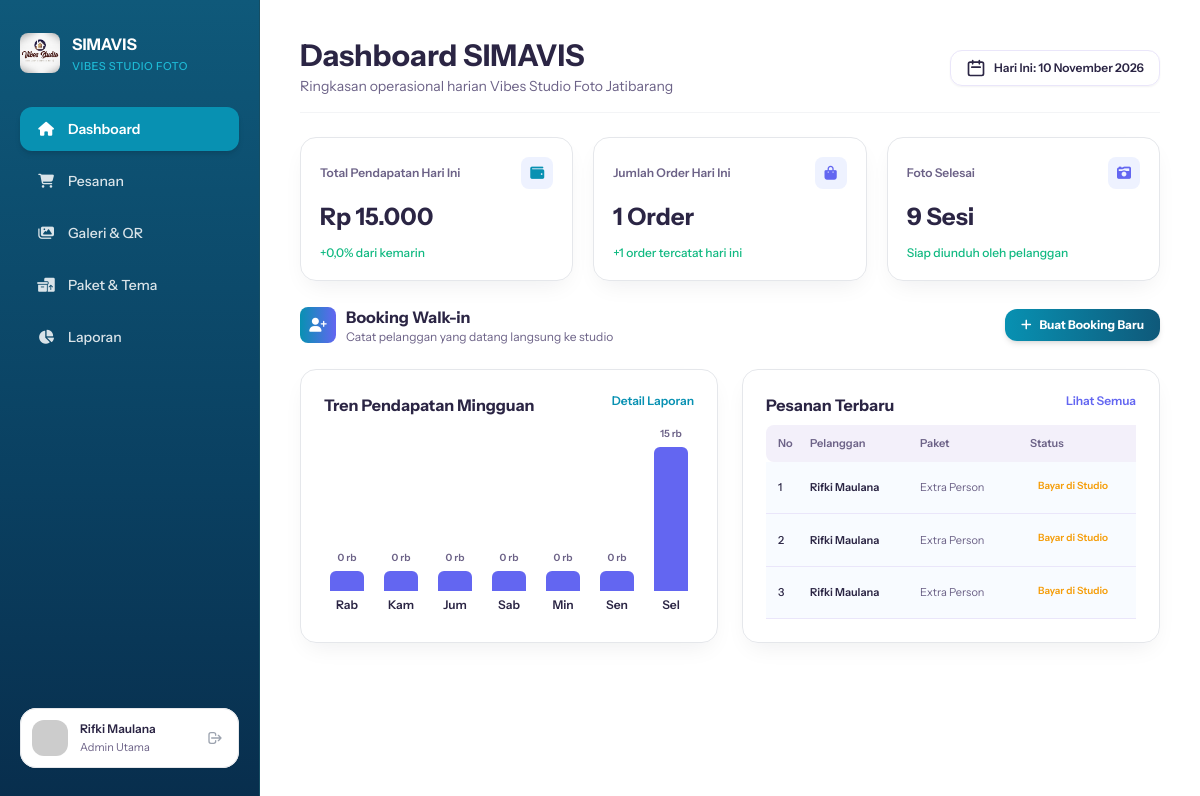
The app's page /staf/dashboard.php (signed in) with its own data.
### tables this page shows
CREATE TABLE `booking` (
  `id` int(11) NOT NULL,
  `id_pelanggan` int(11) DEFAULT 1,
  `nama_lengkap` varchar(100) NOT NULL,
  `no_whatsapp` varchar(20) NOT NULL,
  `email` varchar(100) DEFAULT NULL,
  `jumlah_peserta` varchar(20) NOT NULL,
  `nama_paket` varchar(100) NOT NULL,
  `harga_paket` int(11) NOT NULL,
  `biaya_tambahan` int(11) DEFAULT 0,
  `total_harga` int(11) NOT NULL,
  `tanggal_sesi` date NOT NULL,
  `jam_sesi` varchar(50) NOT NULL,
  `kode_booking` varchar(50) NOT NULL,
  `status_pembayaran` varchar(50) DEFAULT 'Lunas',
  `status_sesi` enum('Mendatang','Selesai','Batal') DEFAULT 'Mendatang',
  `created_at` timestamp NOT NULL DEFAULT current_timestamp(),
  `rating` int(11) DEFAULT 0,
  `ulasan` text DEFAULT NULL
);

### staf/dashboard.php (the view, shortened to what this page needs)
<?php
include '../koneksi.php';
function formatTanggalIndo($tanggal) {
    $bulan = [
        1 => 'Januari', 'Februari', 'Maret', 'April', 'Mei', 'Juni',
        'Juli', 'Agustus', 'September', 'Oktober', 'November', 'Desember'
    ];
    $split = explode('-', date('Y-m-d', strtotime($tanggal)));
    return $split[2] . ' ' . $bulan[(int)$split[1]] . ' ' . $split[0];
}
$hari_ini = date('Y-m-d');
$q_pendapatan = mysqli_query($conn, "SELECT SUM(total_harga) AS total FROM booking WHERE DATE(tanggal_sesi) = '$hari_ini' AND status_pembayaran != 'Batal'");
$r_pendapatan = mysqli_fetch_assoc($q_pendapatan);
$total_pendapatan = $r_pendapatan['total'] ?? 0;
$persen_pendapatan = 0;
$q_order = mysqli_query($conn, "SELECT COUNT(*) AS total FROM booking WHERE DATE(tanggal_sesi) = '$hari_ini'");
$r_order = mysqli_fetch_assoc($q_order);
$total_order = $r_order['total'] ?? 0;
$q_selesai = mysqli_query($conn, "SELECT COUNT(*) AS total FROM booking WHERE status_sesi = 'Selesai'");
$r_selesai = mysqli_fetch_assoc($q_selesai);
$total_selesai = $r_selesai['total'] ?? 0;
$grafik_pendapatan = [];
for ($i = 6; $i >= 0; $i--) {
    $tgl = date('Y-m-d', strtotime("-$i days"));
    $nama_hari = date('D', strtotime($tgl));
    $map_hari = ['Mon' => 'Sen', 'Tue' => 'Sel', 'Wed' => 'Rab', 'Thu' => 'Kam', 'Fri' => 'Jum', 'Sat' => 'Sab', 'Sun' => 'Min'];
    $label_hari = $map_hari[$nama_hari] ?? $nama_hari;
    $q_trend = mysqli_query($conn, "SELECT SUM(total_harga) AS total FROM booking WHERE DATE(tanggal_sesi) = '$tgl' AND status_pembayaran != 'Batal'");
    $r_trend = mysqli_fetch_assoc($q_trend);
    $val = $r_trend['total'] ?? 0;
    $grafik_pendapatan[] = [
        'hari' => $label_hari,
        'nominal' => $val,
        'display' => ($val >= 1000000) ? number_format($val/1000000, 1, ',', '.') . ' jt' : number_format($val/1000, 0, ',', '.') . ' rb'
    ];
}
$max_val = max(array_column($grafik_pendapatan, 'nominal'));
$q_pesanan = mysqli_query($conn, "SELECT * FROM booking ORDER BY id DESC LIMIT 3");
?>
<!DOCTYPE html>
<html lang="id">
<head>
  <link rel="stylesheet" href="https://cdnjs.cloudflare.com/ajax/libs/font-awesome/6.4.0/css/all.min.css">
  <script src="https://cdn.tailwindcss.com"></script>
</head>
<body class="bg-gray-100 flex h-screen w-screen overflow-hidden">
  <aside class="w-[260px] h-full flex-shrink-0 p-5 pt-8 pb-8 flex flex-col justify-between items-start border-r border-[#164E63]"
         style="background: linear-gradient(180deg, #0F597A 0%, #0A4061 60%, #082E4D 100%);">
    <div class="w-full flex flex-col justify-start items-start gap-8">
      <div class="flex justify-start items-center gap-3">
        <img src="../user/asset/logo.jpeg" alt="Logo SIMAVIS" class="w10 h-10 rounded-lg object-cover shadow-xs" />
        <div class="flex flex-col justify-start items-start gap-0.5">
          <div class="text-white text-base font-bold">SIMAVIS</div>
          <div class="text-[#22D3EE]/80 text-[11px] font-medium uppercase tracking-wider">Vibes Studio Foto</div>
        </div>
      </div>
      <nav class="w-full flex flex-col gap-2">
            <a href="dashboard.php" class="w-full px-4 py-3 bg-[#0891B2] rounded-xl flex justify-start items-center gap-3 text-white font-semibold text-sm shadow-md">
                <i class="fa-solid fa-house w-5 text-center"></i>
                <span class="flex-1">Dashboard</span>
            </a>
            <a href="pesanan.php" class="w-full px-4 py-3 rounded-xl flex justify-start items-center gap-3 text-white/85 hover:bg-white/10 transition-colors font-medium text-sm">
                <i class="fa-solid fa-cart-shopping w-5 text-center"></i>
                <span class="flex-1">Pesanan</span>
            </a>
            <a href="galeri.php" class="w-full px-4 py-3 rounded-xl flex justify-start items-center gap-3 text-white/85 hover:bg-white/10 transition-colors font-medium text-sm">
                <i class="fa-solid fa-images w-5 text-center"></i>
                <span class="flex-1">Galeri & QR</span>
            </a>
            <a href="paket.php" class="w-full px-4 py-3 rounded-xl flex justify-start items-center gap-3 text-white/85 hover:bg-white/10 transition-colors font-medium text-sm">
            <i class="fa-solid fa-boxes-packing w-5 text-center"></i>
            <span class="flex-1">Paket & Tema</span>
            </a>
            <a href="laporan.php" class="w-full px-4 py-3 rounded-xl flex justify-start items-center gap-3 text-white/85 hover:bg-white/10 transition-colors font-medium text-sm">
                <i class="fa-solid fa-chart-pie w-5 text-center"></i>
                <span class="flex-1">Laporan</span>
            </a>
        </nav>
    </div>
    <div class="w-full p-3 bg-white rounded-2xl outline outline-1 outline-[#E5E7EB] -outline-offset-1 flex justify-start items-center gap-3 shadow-sm">
      <img class="w-9 h-9 rounded-xl flex-shrink-0" src="https://placehold.co/36x36" alt="User Profile" />
      <div class="flex-1 flex flex-col justify-start items-start gap-0.5 min-w-0">
        <div class="text-[#2B2544] text-xs font-semibold truncate w-full"><?= htmlspecialchars($_SESSION['nama_staf'] ?? 'Dimas Prayoga'); ?></div>
        <div class="text-[#6C6287] text-[11px] font-normal truncate w-full">Admin Utama</div>
      </div>
      <a href="login.php" title="Keluar" class="p-1 text-gray-400 hover:text-red-500 transition-colors">
        <svg xmlns="http://www.w3.org/2000/svg" class="w-4 h-4" fill="none" viewBox="0 0 24 24" stroke="currentColor">
          <path stroke-linecap="round" stroke-linejoin="round" stroke-width="2" d="M17 16l4-4m0 0l-4-4m4 4H7m6 4v1a3 3 0 01-3 3H6a3 3 0 01-3-3V7a3 3 0 013-3h4a3 3 0 013 3v1" />
        </svg>
      </a>
    </div>
  </aside>
  <main class="flex-1 h-full flex flex-col min-w-0 overflow-hidden bg-white">
    <div class="flex-1 overflow-y-auto p-8 lg:p-10 flex flex-col gap-6 custom-scrollbar">
      <header class="w-full flex justify-between items-center pb-4 border-b border-gray-100">
        <div class="flex flex-col gap-1">
          <h1 class="text-[#2B2544] text-2xl lg:text-[30px] font-bold">Dashboard SIMAVIS</h1>
          <p class="text-[#6C6287] text-sm font-normal">Ringkasan operasional harian Vibes Studio Foto Jatibarang</p>
        </div>
        <div class="flex items-center gap-3">
          <div class="px-4 py-2 bg-white shadow-sm rounded-xl outline outline-1 outline-[#EAE6FA] -outline-offset-1 flex items-center gap-2">
            <svg class="w-5 h-5 text-[#2B2544] shrink-0" fill="none" viewBox="0 0 24 24" stroke="currentColor">
                <path stroke-linecap="round" stroke-linejoin="round" stroke-width="2" d="M8 7V3m8 4V3m-9 8h10M5 21h14a2 2 0 002-2V7a2 2 0 00-2-2H5a2 2 0 00-2 2v12a2 2 0 002 2z"/>
            </svg>
            <span class="text-[#2B2544] text-xs font-semibold">Hari Ini: <?= formatTanggalIndo(date('Y-m-d')); ?></span>
          </div>
        </div>
      </header>
      <section class="grid grid-cols-1 md:grid-cols-3 gap-5">
        <div class="p-5 bg-white shadow-[0px_10px_24px_-8px_rgba(15,23,42,0.08)] rounded-2xl outline outline-1 outline-[#E5E7EB] -outline-offset-1 flex flex-col gap-3">
          <div class="w-full flex justify-between items-center">
            <span class="text-[#6C6287] text-xs font-semibold">Total Pendapatan Hari Ini</span>
            <div class="w-8 h-8 bg-[#EEF2FF] rounded-lg flex justify-center items-center text-[#0891B2]">
              <i class="fa-solid fa-wallet text-sm"></i>
            </div>
          </div>
          <div class="text-[#2B2544] text-2xl font-bold">Rp <?= number_format($total_pendapatan, 0, ',', '.'); ?></div>
          <div class="text-[#10B981] text-xs font-medium">
            <?= ($persen_pendapatan >= 0 ? '+' : '') . number_format($persen_pendapatan, 1, ',', '.'); ?>% dari kemarin
          </div>
        </div>
        <div class="p-5 bg-white shadow-[0px_10px_24px_-8px_rgba(15,23,42,0.08)] rounded-2xl outline outline-1 outline-[#E5E7EB] -outline-offset-1 flex flex-col gap-3">
          <div class="w-full flex justify-between items-center">
            <span class="text-[#6C6287] text-xs font-semibold">Jumlah Order Hari Ini</span>
            <div class="w-8 h-8 bg-[#EEF2FF] rounded-lg flex justify-center items-center text-[#6366F1]">
              <i class="fa-solid fa-bag-shopping text-sm"></i>
            </div>
          </div>
          <div class="text-[#2B2544] text-2xl font-bold"><?= $total_order; ?> Order</div>
          <div class="text-[#10B981] text-xs font-medium">+<?= $total_order; ?> order tercatat hari ini</div>
        </div>
        <div class="p-5 bg-white shadow-[0px_10px_24px_-8px_rgba(15,23,42,0.08)] rounded-2xl outline outline-1 outline-[#E5E7EB] -outline-offset-1 flex flex-col gap-3">
          <div class="w-full flex justify-between items-center">
            <span class="text-[#6C6287] text-xs font-semibold">Foto Selesai</span>
            <div class="w-8 h-8 bg-[#EEF2FF] rounded-lg flex justify-center items-center text-[#6366F1]">
              <i class="fa-solid fa-camera-retro text-sm"></i>
            </div>
          </div>
          <div class="text-[#2B2544] text-2xl font-bold"><?= $total_selesai; ?> Sesi</div>
          <div class="text-[#10B981] text-xs font-medium">Siap diunduh oleh pelanggan</div>
        </div>
      </section>
      <section class="w-full flex flex-col sm:flex-row justify-between items-start sm:items-center gap-4">
        <div class="flex items-center gap-2.5">
          <div class="w-9 h-9 rounded-lg bg-gradient-to-r from-[#0891B2] to-[#6366F1] flex justify-center items-center shrink-0 text-white">
            <i class="fa-solid fa-user-plus text-sm"></i>
          </div>
          <div class="flex flex-col">
            <h2 class="text-[#2B2544] text-base font-bold">Booking Walk-in</h2>
            <p class="text-[#6C6287] text-xs font-normal">Catat pelanggan yang datang langsung ke studio</p>
          </div>
        </div>
        <a href="BookingWalkIn.php" class="px-4 py-2 bg-gradient-to-r from-[#0891B2] to-[#0F597A] hover:opacity-90 transition-opacity text-white text-xs font-bold rounded-xl shadow-md flex items-center gap-2">
          <i class="fa-solid fa-plus"></i>
          <span>Buat Booking Baru</span>
        </a>
      </section>
      <section class="grid grid-cols-1 lg:grid-cols-2 gap-6 pb-6">
        <div class="p-6 bg-white shadow-[0px_10px_24px_-8px_rgba(15,23,42,0.08)] rounded-2xl outline outline-1 outline-[#E5E7EB] -outline-offset-1 flex flex-col gap-4">
          <div class="w-full flex justify-between items-start">
            <h2 class="text-[#2B2544] text-base font-bold">Tren Pendapatan Mingguan</h2>
            <a href="Laporan.php" class="text-[#0891B2] text-xs font-semibold hover:underline">Detail Laporan</a>
          </div>
          <div class="w-full h-[180px] pt-2 flex justify-between items-end gap-2">
            <?php foreach ($grafik_pendapatan as $g) :
                $height_px = max(20, round(($g['nominal'] / $max_val) * 144));
            ?>
            <div class="flex-1 flex flex-col items-center gap-1.5">
              <span class="text-[#6C6287] text-[10px] font-semibold"><?= $g['display']; ?></span>
              <div class="w-full max-w-[34px] bg-[#6366F1] rounded-t-md transition-all duration-300" style="height: <?= $height_px; ?>px;"></div>
              <span class="text-[#2B2544] text-xs font-semibold"><?= $g['hari']; ?></span>
            </div>
            <?php endforeach; ?>
          </div>
        </div>
        <div class="p-6 bg-white shadow-[0px_10px_24px_-8px_rgba(15,23,42,0.08)] rounded-2xl outline outline-1 outline-[#E5E7EB] -outline-offset-1 flex flex-col justify-between h-full">
                <div class="w-full flex justify-between items-start mb-2">
                  <h2 class="text-[#2B2544] text-base font-bold">Pesanan Terbaru</h2>
                  <a href="pesanan.php" class="text-[#6366F1] text-xs font-semibold hover:underline">Lihat Semua</a>
                </div>
                <div class="w-full overflow-x-auto custom-scrollbar grow flex flex-col justify-center">
                  <div class="w-full min-w-[460px] flex flex-col">
                    <div class="w-full px-3 py-2.5 bg-[#F3F0FA] rounded-lg flex items-center text-[#6C6287] text-[11px] font-semibold">
                      <div class="w-8">No</div>
                      <div class="w-[110px]">Pelanggan</div>
                      <div class="w-[110px]">Paket</div>
                      <div class="w-[95px]">Status</div>
                      <div class="flex-1 text-right">Total</div>
                    </div>
                    <?php if (mysqli_num_rows($q_pesanan) > 0) :
                        $no = 1;
                        while ($row = mysqli_fetch_assoc($q_pesanan)) :
                            $status = $row['status_pembayaran'] ?? 'Pending';
                            $status_label = $status;
                            if (strpos($status, 'Bayar di Studio') !== false) {
                                $status_label = 'Bayar di Studio';
                            }
                            $badge_style = "bg-[#F59E0B]/13 text-[#F59E0B]";
                    ?>
                    <div class="w-full p-3 bg-[#F8FBFF] border-b border-[#EAE6FA] flex items-center text-[11px]">
                      <div class="w-8 text-[#2B2544] font-medium"><?= $no++; ?></div>
                      <div class="w-[110px] text-[#2B2544] font-semibold truncate"><?= htmlspecialchars($row['nama_lengkap'] ?? 'Pelanggan'); ?></div>
                      <div class="w-[110px] text-[#6C6287] truncate"><?= htmlspecialchars($row['nama_paket'] ?? '-'); ?></div>
                      <div class="w-[95px]">
                        <span class="px-2 py-1 <?= $badge_style; ?> font-semibold rounded-lg text-[10px] inline-block truncate max-w-full" title="<?= htmlspecialchars($status); ?>"><?= htmlspecialchars($status_label); ?></span>
                      </div>
                      <div class="flex-1 text-right text-[#2B2544] font-semibold">Rp <?= number_format($row['total_harga'] ?? 0, 0, ',', '.'); ?></div>
                    </div>
                    <?php endwhile;
                    else : ?>
                    <div class="p-4 text-center text-xs text-gray-400">Belum ada data pesanan terbaru.</div>
                    <?php endif; ?>
                  </div>
                </div>
        </div>
        </div>
  </main>
</body>
</html>

### staf/dashboard.php (style rules this page uses)
body { font-family: 'Instrument Sans', sans-serif; }

### records on screen
booking: nama_lengkap "Rifki Maulana", nama_paket "Extra Person", status_pembayaran "Bayar di Studio"
booking: nama_lengkap "Rifki Maulana", nama_paket "Extra Person", status_pembayaran "Bayar di Studio"
booking: nama_lengkap "Rifki Maulana", nama_paket "Extra Person", status_pembayaran "Bayar di Studio"

### other values on screen
$_SESSION['nama_staf'] "Rifki Maulana"
$total_pendapatan "15.000"
$persen_pendapatan "0,0"
$total_order "1"
$total_selesai "9"
$g['display'] "0 rb"
$g['hari'] "Rab"
$g['hari'] "Kam"
$g['hari'] "Jum"
$g['hari'] "Sab"
$g['hari'] "Min"
$g['hari'] "Sen"
$g['display'] "15 rb"
$g['hari'] "Sel"
